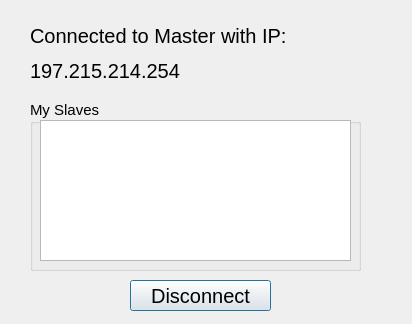
<?xml version="1.0" encoding="UTF-8"?>
<ui version="4.0">
 <class>Dialog</class>
 <widget class="QDialog" name="Dialog">
  <property name="geometry">
   <rect>
    <x>0</x>
    <y>0</y>
    <width>412</width>
    <height>324</height>
   </rect>
  </property>
  <property name="windowTitle">
   <string>Dialog</string>
  </property>
  <widget class="QGroupBox" name="groupBox">
   <property name="geometry">
    <rect>
     <x>30</x>
     <y>100</y>
     <width>331</width>
     <height>171</height>
    </rect>
   </property>
   <property name="font">
    <font>
     <pointsize>11</pointsize>
    </font>
   </property>
   <property name="title">
    <string>My Slaves</string>
   </property>
   <widget class="QListView" name="listView">
    <property name="geometry">
     <rect>
      <x>10</x>
      <y>20</y>
      <width>311</width>
      <height>141</height>
     </rect>
    </property>
   </widget>
  </widget>
  <widget class="QLabel" name="label">
   <property name="geometry">
    <rect>
     <x>30</x>
     <y>20</y>
     <width>271</width>
     <height>31</height>
    </rect>
   </property>
   <property name="font">
    <font>
     <pointsize>15</pointsize>
    </font>
   </property>
   <property name="text">
    <string>Connected to Master with IP:</string>
   </property>
  </widget>
  <widget class="QLabel" name="mastersIP">
   <property name="geometry">
    <rect>
     <x>30</x>
     <y>60</y>
     <width>151</width>
     <height>21</height>
    </rect>
   </property>
   <property name="font">
    <font>
     <pointsize>15</pointsize>
    </font>
   </property>
   <property name="accessibleName">
    <string>&lt;html&gt;&lt;head/&gt;&lt;body&gt;&lt;p&gt;mastersIP&lt;/p&gt;&lt;/body&gt;&lt;/html&gt;</string>
   </property>
   <property name="text">
    <string>197.215.214.254</string>
   </property>
  </widget>
  <widget class="QPushButton" name="pushButton">
   <property name="geometry">
    <rect>
     <x>130</x>
     <y>280</y>
     <width>141</width>
     <height>31</height>
    </rect>
   </property>
   <property name="font">
    <font>
     <pointsize>15</pointsize>
    </font>
   </property>
   <property name="text">
    <string>Disconnect</string>
   </property>
  </widget>
 </widget>
 <resources/>
 <connections/>
</ui>
